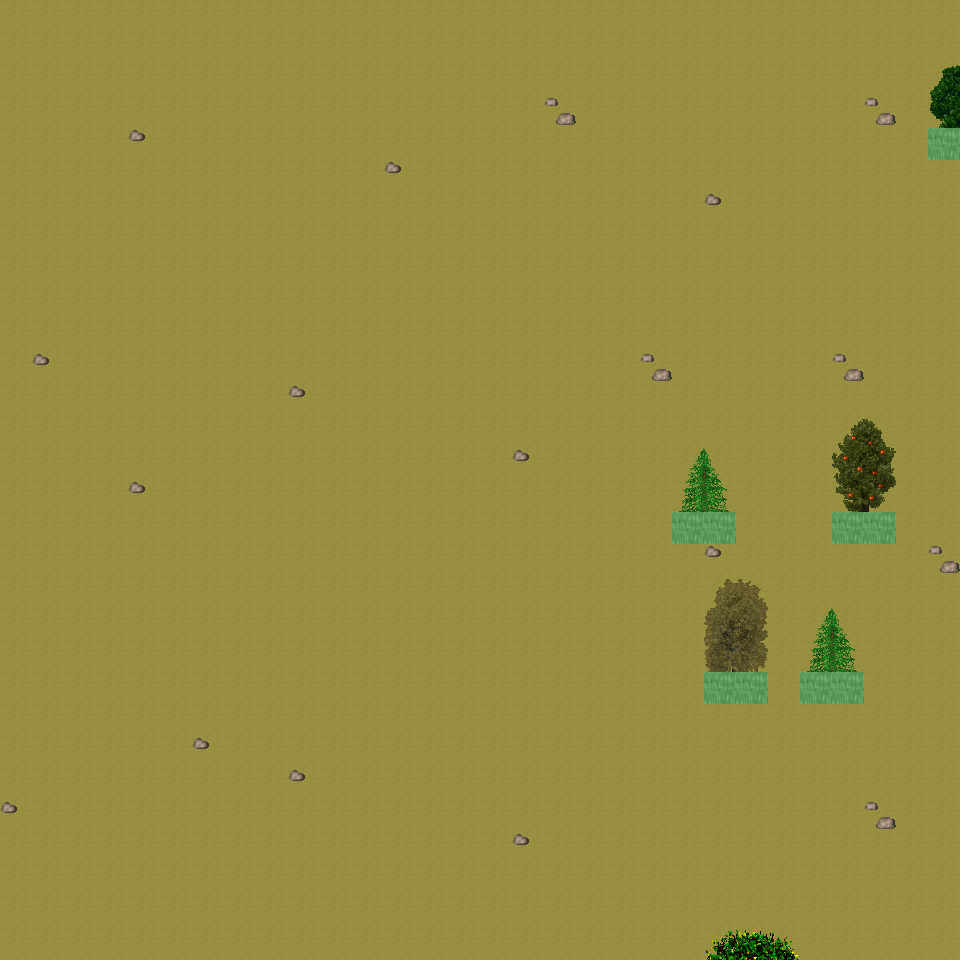

The image is a tile-based game level rendered from a .tmx file. Its description and source (layers, tilesets, objects; grid data summarised) follow:
An orthogonal 30x30 tile map with 32x32 px tiles, 6 tile layers (Ground, Object, Object2, Above, ...), 23 tilesets and 4 objects (4x mapExit).

<map version="1.0" orientation="orthogonal" renderorder="right-down" width="30" height="30" tilewidth="32" tileheight="32" nextobjectid="5">
  <tileset firstgid="1" name="tileset_ground_ground" tilewidth="32" tileheight="32" tilecount="33" columns="3">
    <image source="../drawable/tileset_ground_ground.png" width="96" height="352" />
  </tileset>
  <tileset firstgid="34" name="tileset_ground_water_pool" tilewidth="32" tileheight="32" tilecount="72" columns="3">
    <image source="../drawable/tileset_ground_water_pool.png" width="96" height="768" />
  </tileset>
  <tileset firstgid="106" name="tileset_ground_ridge_earth_dark" tilewidth="32" tileheight="32" tilecount="96" columns="12">
    <image source="../drawable/tileset_ground_ridge_earth_dark.png" width="384" height="256" />
  </tileset>
  <tileset firstgid="202" name="tileset_ground_ridge_earth_pale" tilewidth="32" tileheight="32" tilecount="96" columns="12">
    <image source="../drawable/tileset_ground_ridge_earth_pale.png" width="384" height="256" />
  </tileset>
  <tileset firstgid="298" name="tileset_ground_grass_edges" tilewidth="32" tileheight="32" tilecount="36" columns="12">
    <image source="../drawable/tileset_ground_grass_edges.png" width="384" height="96" />
  </tileset>
  <tileset firstgid="334" name="tileset_ground_grass_corners" tilewidth="32" tileheight="32" tilecount="24" columns="6">
    <image source="../drawable/tileset_ground_grass_corners.png" width="192" height="128" />
  </tileset>
  <tileset firstgid="358" name="tileset_ground_earth_edges" tilewidth="32" tileheight="32" tilecount="18" columns="6">
    <image source="../drawable/tileset_ground_earth_edges.png" width="192" height="96" />
  </tileset>
  <tileset firstgid="376" name="tileset_ground_rock_pebbles" tilewidth="32" tileheight="32" tilecount="3" columns="1">
    <image source="../drawable/tileset_ground_rock_pebbles.png" width="32" height="96" />
  </tileset>
  <tileset firstgid="379" name="tileset_ground_ladder_steps" tilewidth="32" tileheight="32" tilecount="6" columns="3">
    <image source="../drawable/tileset_ground_ladder_steps.png" width="96" height="64" />
  </tileset>
  <tileset firstgid="385" name="tileset_plant_grasses" tilewidth="32" tileheight="32" tilecount="6" columns="3">
    <image source="../drawable/tileset_plant_grasses.png" width="96" height="64" />
  </tileset>
  <tileset firstgid="391" name="tileset_plant_flower_daisy_red" tilewidth="32" tileheight="32" tilecount="8" columns="2">
    <image source="../drawable/tileset_plant_flower_daisy_red.png" width="64" height="128" />
  </tileset>
  <tileset firstgid="399" name="tileset_plant_flower_daisy_yellow" tilewidth="32" tileheight="32" tilecount="8" columns="2">
    <image source="../drawable/tileset_plant_flower_daisy_yellow.png" width="64" height="128" />
  </tileset>
  <tileset firstgid="407" name="tileset_plant_flower_daisy_blue" tilewidth="32" tileheight="32" tilecount="8" columns="2">
    <image source="../drawable/tileset_plant_flower_daisy_blue.png" width="64" height="128" />
  </tileset>
  <tileset firstgid="415" name="tileset_item_corpse_huge_animal" tilewidth="32" tileheight="32" tilecount="16" columns="2">
    <image source="../drawable/tileset_item_corpse_huge_animal.png" width="64" height="256" />
  </tileset>
  <tileset firstgid="431" name="tileset_item_pot_dark_barrel" tilewidth="32" tileheight="32" tilecount="2" columns="1">
    <image source="../drawable/tileset_item_pot_dark_barrel.png" width="32" height="64" />
  </tileset>
  <tileset firstgid="433" name="tileset_item_statue_green_stone" tilewidth="32" tileheight="32" tilecount="12" columns="4">
    <image source="../drawable/tileset_item_statue_green_stone.png" width="128" height="96" />
  </tileset>
  <tileset firstgid="445" name="tileset_logic_creature_orc" tilewidth="32" tileheight="32" tilecount="6" columns="6">
    <image source="../drawable/tileset_logic_creature_orc.png" width="192" height="32" />
  </tileset>
  <tileset firstgid="451" name="tileset_logic_creature_animal" tilewidth="32" tileheight="32" tilecount="32" columns="8">
    <image source="../drawable/tileset_logic_creature_animal.png" width="256" height="128" />
  </tileset>
  <tileset firstgid="483" name="tileset_logic_portal" tilewidth="32" tileheight="32" tilecount="24" columns="8">
    <image source="../drawable/tileset_logic_portal.png" width="256" height="96" />
  </tileset>
  <tileset firstgid="507" name="tileset_logic_collision" tilewidth="32" tileheight="32" tilecount="1" columns="1">
    <image source="../drawable/tileset_logic_collision.png" width="32" height="32" />
  </tileset>
  <tileset firstgid="508" name="tileset_plant_tree_spruce" tilewidth="32" tileheight="32" tilecount="6" columns="2">
    <image source="../drawable/tileset_plant_tree_spruce.png" width="64" height="96" />
  </tileset>
  <tileset firstgid="514" name="tileset_plant_tree_taller_trees" tilewidth="32" tileheight="32" tilecount="32" columns="8">
    <image source="../drawable/tileset_plant_tree_taller_trees.png" width="256" height="128" />
  </tileset>
  <tileset firstgid="546" name="tileset_plant_bush_bush_mult_colored" tilewidth="32" tileheight="32" tilecount="6" columns="3">
    <image source="../drawable/tileset_plant_bush_bush_mult_colored.png" width="96" height="64" />
  </tileset>
  <layer name="Ground" width="30" height="30">
    <data>[900 cells, 900 non-empty, 1 distinct tile ids]</data>
  </layer>
  <layer name="Object" width="30" height="30">
    <data>[900 cells, 27 non-empty, 9 distinct tile ids]</data>
  </layer>
  <layer name="Object2" width="30" height="30">
    <data>[900 cells, 0 non-empty, 0 distinct tile ids]</data>
  </layer>
  <layer name="Above" width="30" height="30">
    <data>[900 cells, 25 non-empty, 21 distinct tile ids]</data>
  </layer>
  <layer name="Above2" width="30" height="30">
    <data>[900 cells, 0 non-empty, 0 distinct tile ids]</data>
  </layer>
  <layer name="Walkable" width="30" height="30">
    <data>[900 cells, 9 non-empty, 1 distinct tile ids]</data>
  </layer>
  <objectgroup name="MapEvents">
    <object id="1" name="south" type="mapExit" x="0" y="928" width="960" height="32">
      <properties>
        <property name="map" value="level_0_x71_y77" />
        <property name="x" value="0" />
        <property name="y" value="1" />
      </properties>
    </object>
    <object id="2" name="west" type="mapExit" x="0" y="0" width="32" height="960">
      <properties>
        <property name="map" value="level_0_x70_y76" />
        <property name="x" value="28" />
        <property name="y" value="0" />
      </properties>
    </object>
    <object id="3" name="east" type="mapExit" x="928" y="0" width="32" height="128">
      <properties>
        <property name="map" value="level_0_x72_y76" />
        <property name="x" value="1" />
        <property name="y" value="0" />
      </properties>
    </object>
    <object id="4" name="east2" type="mapExit" x="928" y="160" width="32" height="800">
      <properties>
        <property name="map" value="level_0_x72_y76" />
        <property name="x" value="1" />
        <property name="y" value="5" />
      </properties>
    </object>
  </objectgroup>
</map>
